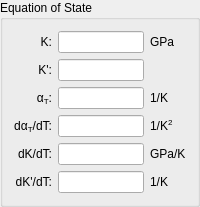
      <widget class="QGroupBox" name="groupBox_2">
       <property name="sizePolicy">
        <sizepolicy hsizetype="Fixed" vsizetype="Preferred">
         <horstretch>0</horstretch>
         <verstretch>0</verstretch>
        </sizepolicy>
       </property>
       <property name="minimumSize">
        <size>
         <width>200</width>
         <height>0</height>
        </size>
       </property>
       <property name="maximumSize">
        <size>
         <width>200</width>
         <height>16777215</height>
        </size>
       </property>
       <property name="title">
        <string>Equation of State</string>
       </property>
       <layout class="QGridLayout" name="gridLayout_2">
        <item row="5" column="0">
         <widget class="QLabel" name="label_20">
          <property name="text">
           <string>dK'/dT:</string>
          </property>
          <property name="alignment">
           <set>Qt::AlignRight|Qt::AlignTrailing|Qt::AlignVCenter</set>
          </property>
         </widget>
        </item>
        <item row="2" column="0">
         <widget class="QLabel" name="label_21">
          <property name="text">
           <string>&lt;html&gt;&lt;head/&gt;&lt;body&gt;&lt;p&gt;α&lt;span style=&quot; vertical-align:sub;&quot;&gt;T&lt;/span&gt;:&lt;/p&gt;&lt;/body&gt;&lt;/html&gt;</string>
          </property>
          <property name="alignment">
           <set>Qt::AlignRight|Qt::AlignTrailing|Qt::AlignVCenter</set>
          </property>
         </widget>
        </item>
        <item row="0" column="1">
         <widget class="QLineEdit" name="eos_K_txt">
          <property name="alignment">
           <set>Qt::AlignRight|Qt::AlignTrailing|Qt::AlignVCenter</set>
          </property>
         </widget>
        </item>
        <item row="2" column="1">
         <widget class="QLineEdit" name="eos_alphaT_txt">
          <property name="alignment">
           <set>Qt::AlignRight|Qt::AlignTrailing|Qt::AlignVCenter</set>
          </property>
         </widget>
        </item>
        <item row="0" column="2">
         <widget class="QLabel" name="label_23">
          <property name="text">
           <string>GPa</string>
          </property>
         </widget>
        </item>
        <item row="1" column="0">
         <widget class="QLabel" name="label_18">
          <property name="text">
           <string>K':</string>
          </property>
          <property name="alignment">
           <set>Qt::AlignRight|Qt::AlignTrailing|Qt::AlignVCenter</set>
          </property>
         </widget>
        </item>
        <item row="3" column="2">
         <widget class="QLabel" name="label_25">
          <property name="text">
           <string>1/K&lt;sup&gt;2&lt;/sup&gt;</string>
          </property>
         </widget>
        </item>
        <item row="2" column="2">
         <widget class="QLabel" name="label_24">
          <property name="text">
           <string>1/K</string>
          </property>
         </widget>
        </item>
        <item row="0" column="0">
         <widget class="QLabel" name="label_17">
          <property name="text">
           <string>K:</string>
          </property>
          <property name="alignment">
           <set>Qt::AlignRight|Qt::AlignTrailing|Qt::AlignVCenter</set>
          </property>
         </widget>
        </item>
        <item row="3" column="0">
         <widget class="QLabel" name="label_22">
          <property name="text">
           <string>dα&lt;sub&gt;T&lt;/sub&gt;/dT:</string>
          </property>
          <property name="alignment">
           <set>Qt::AlignRight|Qt::AlignTrailing|Qt::AlignVCenter</set>
          </property>
         </widget>
        </item>
        <item row="4" column="0">
         <widget class="QLabel" name="label_19">
          <property name="text">
           <string>dK/dT:</string>
          </property>
          <property name="alignment">
           <set>Qt::AlignRight|Qt::AlignTrailing|Qt::AlignVCenter</set>
          </property>
         </widget>
        </item>
        <item row="3" column="1">
         <widget class="QLineEdit" name="eos_dalphadT_txt">
          <property name="alignment">
           <set>Qt::AlignRight|Qt::AlignTrailing|Qt::AlignVCenter</set>
          </property>
         </widget>
        </item>
        <item row="4" column="2">
         <widget class="QLabel" name="label_26">
          <property name="text">
           <string>&lt;html&gt;&lt;head/&gt;&lt;body&gt;&lt;p&gt;GPa/K&lt;/p&gt;&lt;/body&gt;&lt;/html&gt;</string>
          </property>
         </widget>
        </item>
        <item row="5" column="1">
         <widget class="QLineEdit" name="eos_dKpdT_txt">
          <property name="alignment">
           <set>Qt::AlignRight|Qt::AlignTrailing|Qt::AlignVCenter</set>
          </property>
         </widget>
        </item>
        <item row="4" column="1">
         <widget class="QLineEdit" name="eos_dKdT_txt">
          <property name="alignment">
           <set>Qt::AlignRight|Qt::AlignTrailing|Qt::AlignVCenter</set>
          </property>
         </widget>
        </item>
        <item row="5" column="2">
         <widget class="QLabel" name="label_27">
          <property name="text">
           <string>&lt;html&gt;&lt;head/&gt;&lt;body&gt;&lt;p&gt;1/K&lt;/p&gt;&lt;/body&gt;&lt;/html&gt;</string>
          </property>
         </widget>
        </item>
        <item row="1" column="1">
         <widget class="QLineEdit" name="eos_Kp_txt">
          <property name="alignment">
           <set>Qt::AlignRight|Qt::AlignTrailing|Qt::AlignVCenter</set>
          </property>
         </widget>
        </item>
       </layout>
      </widget>
